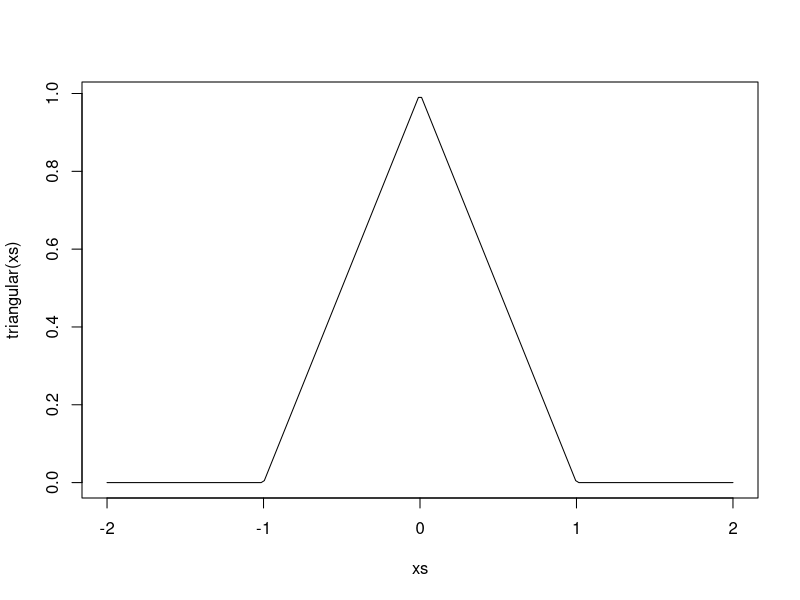
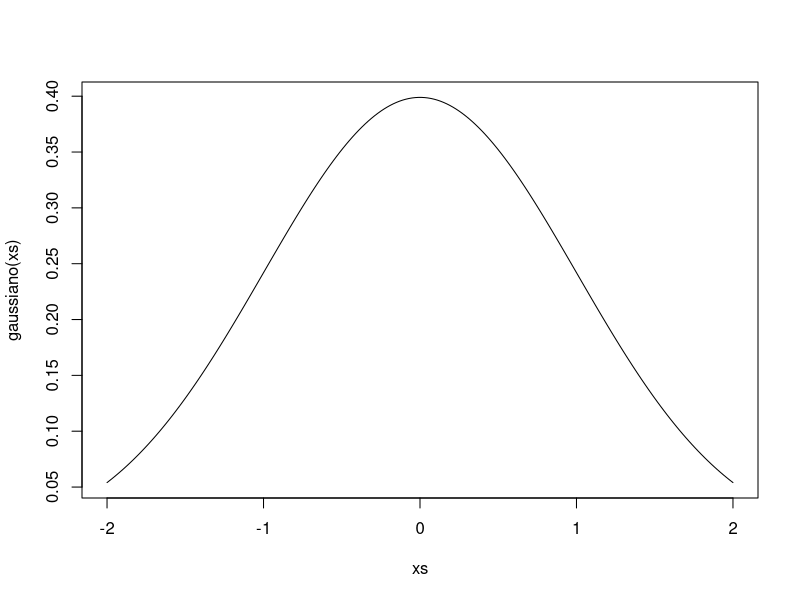
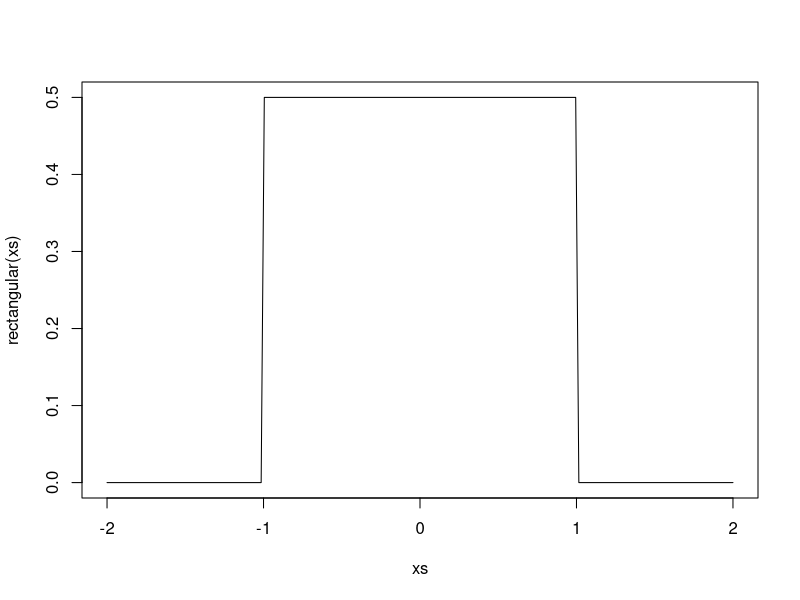
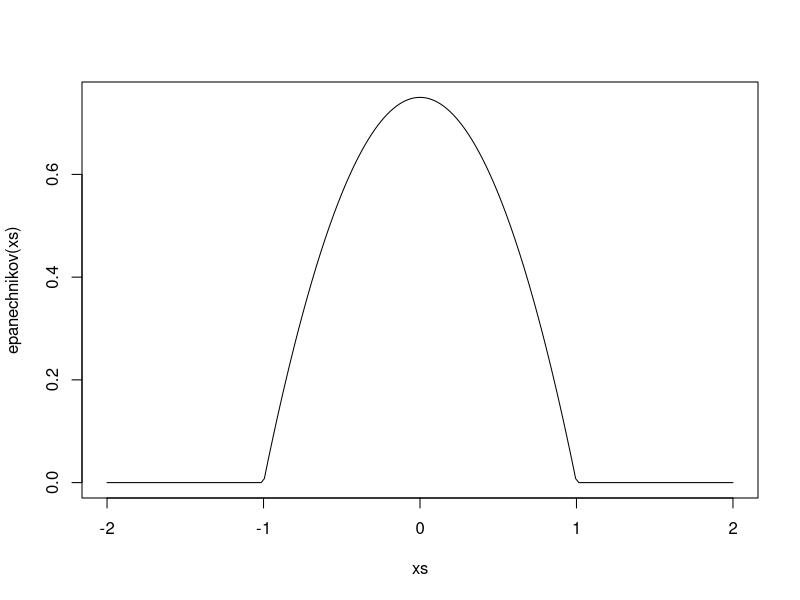
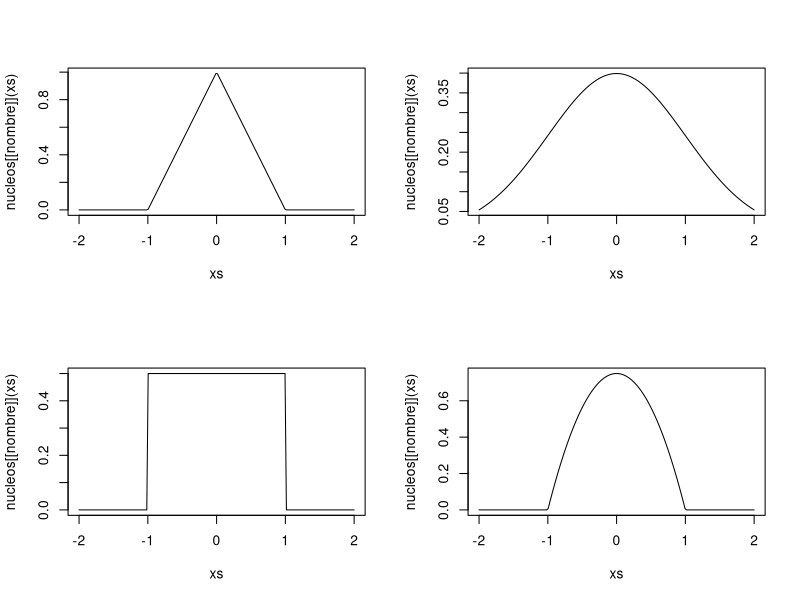

Write R code to recreate these figures, in order. (Note: this script raises an error after producing the figures.)
#  KDE: Estimación de densidad por núcleos en R
ind <- function(x, min, max) {
  (min <= x) & (x <= max)
}

triangular <- function(x) {
  (1 - abs(x)) * ind(x, -1, 1)
}

xs <- seq(from = -2, to = 2, length.out = 200)

triangular(xs)
plot(xs, triangular(xs), type = "l")

gaussiano <- function(x) {
  dnorm(x, mean = 0, sd = 1)
}
plot(xs, gaussiano(xs), type = "l")

rectangular <- function(x) {
  ind(x, -1, 1) / 2
}
plot(xs, rectangular(xs), type = "l")

epanechnikov <- function(x) {
  3 / 4 * (1 - x**2) * ind(x, -1, 1)
}
plot(xs, epanechnikov(xs), type = "l")

nucleos <- list(
  triangular = triangular,
  gaussiano = gaussiano,
  rectangular = rectangular,
  epanechnikov = epanechnikov
)

par(mfrow = c(2, 2))

for (nombre in names(nucleos)) {
  plot(xs, nucleos[[nombre]](xs), type = "l")
  # curve(K, from = -2, to = 2)
}

attach(cars)
dens <- density(speed)
dens(xs)

kde <- function(xs, datos, h = 1, nucleo = "gaussiano") {
  n <- length(datos)
  m <- length(xs)
  K <- nucleos[[nucleo]]
  fs <- vector(length=m)
  for (i in seq.int(m)) {
    fs[i] <- sum(K((xs[i] - datos) / h))
  }
  fs / (n * h)
}

speed_range <- range(speed)
step <- 0.5
xs <- seq(speed_range[1], speed_range[2], step)
rdens <- density(speed, bw=1)
mydens <- kde(xs, speed)
par(mfrow=c(1,2))
plot(xs, mydens, type="l")
plot(rdens)
dens_range <- range(rdens$x)
xs <- seq(dens_range[1], dens_range[2], step)

plot(xs, kde(xs, speed), type="l")
plot(rdens)
